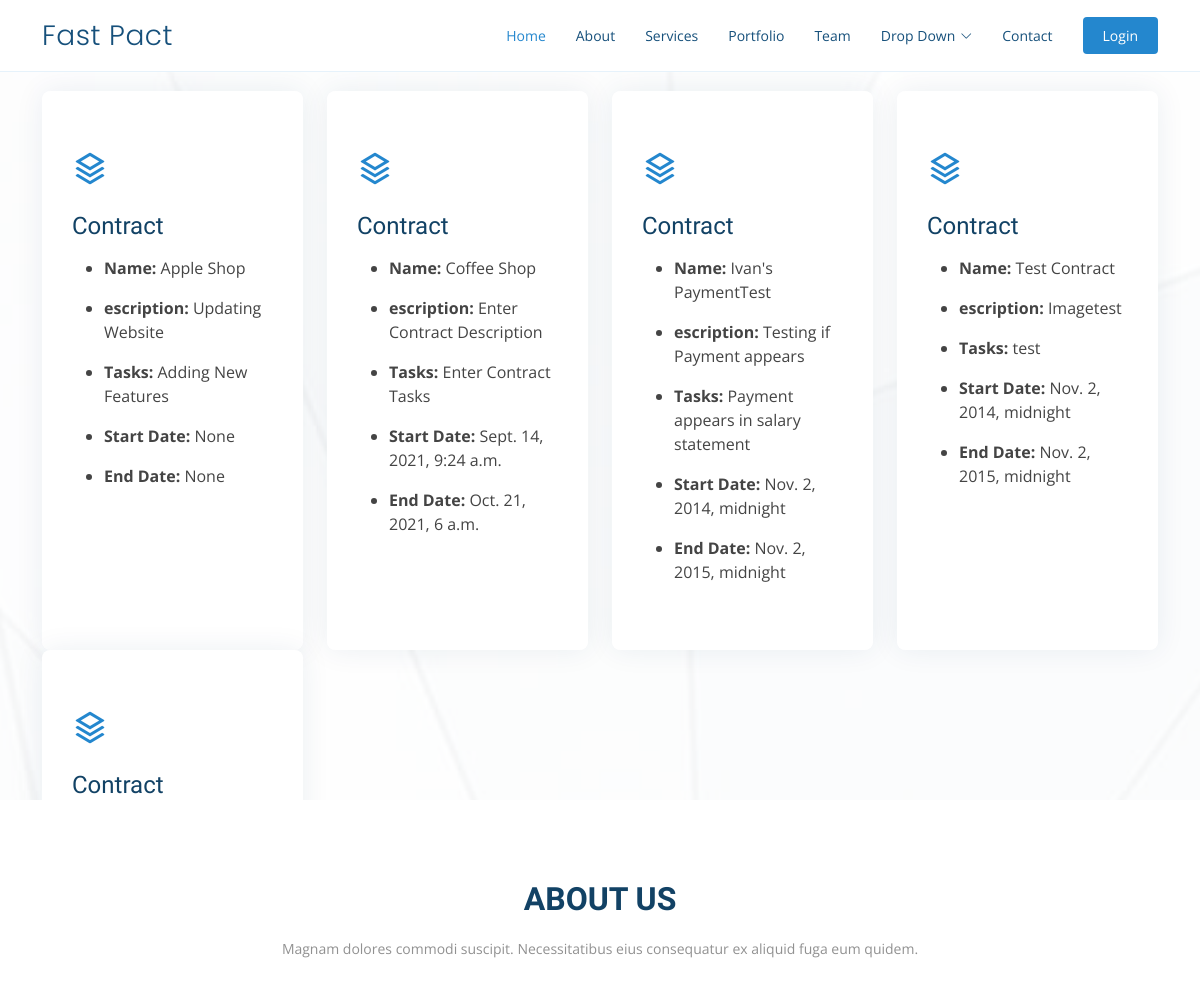
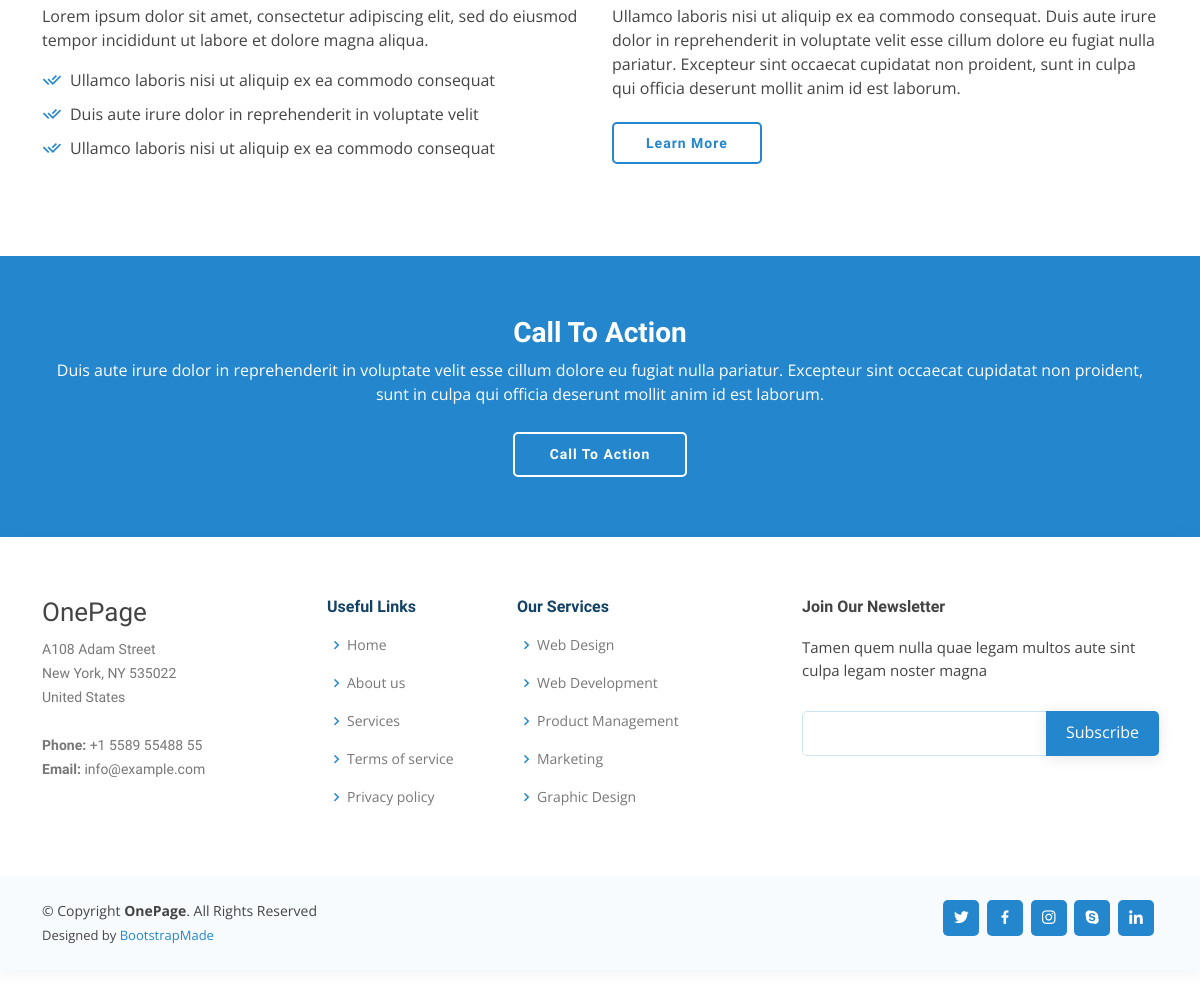
The page /joblists on the database its author committed (2 pictures, top to bottom).
### b2project/models.py (models this page shows, shortened)
class Contract(models.Model):   # Contract Template.
    ContractName = models.CharField (max_length = 100)
    ContractDescription = models.TextField (max_length = 40000)
    ContractTasks = models.TextField (max_length = 40000)
    StartDate = models.DateTimeField('Start Date', max_length=8)
    EndDate = models.DateTimeField ('End Date', max_length=8)

### b2project/views.py (the view)
# urls.py: path('joblists', views.jobLists, name='joblists'),
def jobLists(request):
    all_jobLists = Contract.objects.all()  #Fetch data from Database
    return render(request, 'joblists.html', {'all' : all_jobLists})   #Display it on frontend

### templates/joblists.html (shortened to what this page needs)
{% load static %}
<!DOCTYPE html>
<html lang="en">
<head>
  <link href="{% static 'assets/vendor/aos/aos.css' %}" rel="stylesheet">
  <link href="{% static 'assets/vendor/bootstrap/css/bootstrap.min.css' %}" rel="stylesheet">
  <link href="{% static 'assets/vendor/bootstrap-icons/bootstrap-icons.css' %}" rel="stylesheet">
  <link href="{% static 'assets/vendor/boxicons/css/boxicons.min.css' %}" rel="stylesheet">
  <link href="{% static 'assets/vendor/glightbox/css/glightbox.min.css' %}" rel="stylesheet">
  <link href="{% static 'assets/vendor/remixicon/remixicon.css' %}" rel="stylesheet">
  <link href="{% static 'assets/vendor/swiper/swiper-bundle.min.css' %}" rel="stylesheet">
  <link href="{% static 'assets/css/style.css' %}" rel="stylesheet">
</head>
<body>
  <header id="header" class="fixed-top">
    <div class="container d-flex align-items-center justify-content-between">
      <h1 class="logo"><a href="/"> Fast Pact </a></h1>
      <nav id="navbar" class="navbar">
        <ul>
          <li><a class="nav-link scrollto active" href="#hero">Home</a></li>
          <li><a class="nav-link scrollto" href="#about">About</a></li>
          <li><a class="nav-link scrollto" href="#services">Services</a></li>
          <li><a class="nav-link scrollto o" href="#portfolio">Portfolio</a></li>
          <li><a class="nav-link scrollto" href="#team">Team</a></li>
          <li class="dropdown"><a href="#"><span>Drop Down</span> <i class="bi bi-chevron-down"></i></a>
          </li>
          <li><a class="nav-link scrollto" href="#contact">Contact</a></li>
          {% if user.is_authenticated %}
          <li><a class="getstarted scrollto" href="logout">Logout</a></li>
          {% else %}
          <li><a class="getstarted scrollto" href="login">Login</a></li>
          {% endif %}
        </ul>
      </nav>
    </div>
  </header>
  <section id="hero" class="d-flex align-items-center">
    <div class="container position-relative" data-aos="fade-up" data-aos-delay="100">
      <div class="row icon-boxes">
        {% for jobs in all%}
        <div class="col-md-6 col-lg-3 d-flex align-items-stretch mb-5 mb-lg-0" data-aos="zoom-in" data-aos-delay="200">
          <div class="icon-box">
            <div class="icon"><i class="ri-stack-line"></i></div>
            <h4 class="title"><a href="">
              <h4>Contract</h4> </a></h4>
            <ul>
              <li>
                <p>
                  <strong> Name: </strong> {{ jobs.ContractName }}
                </p>
              </li>
              <li>
                <p>
                  <strong>escription:</strong> {{jobs.ContractDescription}}
                </p>
              </li>
              <li>
                <p>
                  <strong>Tasks: </strong> {{jobs.ContractTasks}}
                </p>
              </li>
              <li>
                <p>
                  <strong> Start Date: </strong>{{jobs.StartDate}}
                </p>
              </li>
              <li>
                <p>
                  <strong>End Date: </strong>{{jobs.EndDate}}
                </p>
              </li>
          </ul>
          </div>
        </div>
        {% endfor %}
      </div>
    </div>
  </section>
  <main id="main">
    <section id="about" class="about">
      <div class="container" data-aos="fade-up">
        <div class="section-title">
          <h2>About Us</h2>
          <p>Magnam dolores commodi suscipit. Necessitatibus eius consequatur ex aliquid fuga eum quidem. </p>
        </div>
        <div class="row content">
          <div class="col-lg-6">
            <p>
              Lorem ipsum dolor sit amet, consectetur adipiscing elit, sed do eiusmod tempor incididunt ut labore et dolore
              magna aliqua.
            </p>
            <ul>
              <li><i class="ri-check-double-line"></i> Ullamco laboris nisi ut aliquip ex ea commodo consequat</li>
              <li><i class="ri-check-double-line"></i> Duis aute irure dolor in reprehenderit in voluptate velit</li>
              <li><i class="ri-check-double-line"></i> Ullamco laboris nisi ut aliquip ex ea commodo consequat</li>
            </ul>
          </div>
          <div class="col-lg-6 pt-4 pt-lg-0">
            <p>
              Ullamco laboris nisi ut aliquip ex ea commodo consequat. Duis aute irure dolor in reprehenderit in voluptate
              velit esse cillum dolore eu fugiat nulla pariatur. Excepteur sint occaecat cupidatat non proident, sunt in
              culpa qui officia deserunt mollit anim id est laborum.
            </p>
            <a href="#" class="btn-learn-more">Learn More</a>
          </div>
        </div>
      </div>
    </section>
    <section id="cta" class="cta">
      <div class="container" data-aos="zoom-in">
        <div class="text-center">
          <h3>Call To Action</h3>
          <p> Duis aute irure dolor in reprehenderit in voluptate velit esse cillum dolore eu fugiat nulla pariatur. Excepteur sint occaecat cupidatat non proident, sunt in culpa qui officia deserunt mollit anim id est laborum.</p>
          <a class="cta-btn" href="#">Call To Action</a>
        </div>
      </div>
    </section>
  </main>
  <footer id="footer">
    <div class="footer-top">
      <div class="container">
        <div class="row">
          <div class="col-lg-3 col-md-6 footer-contact">
            <h3>OnePage</h3>
            <p>
              A108 Adam Street <br>
              New York, NY 535022<br>
              United States <br><br>
              <strong>Phone:</strong> +1 5589 55488 55<br>
              <strong>Email:</strong> info@example.com<br>
            </p>
          </div>
          <div class="col-lg-2 col-md-6 footer-links">
            <h4>Useful Links</h4>
            <ul>
              <li><i class="bx bx-chevron-right"></i> <a href="#">Home</a></li>
              <li><i class="bx bx-chevron-right"></i> <a href="#">About us</a></li>
              <li><i class="bx bx-chevron-right"></i> <a href="#">Services</a></li>
              <li><i class="bx bx-chevron-right"></i> <a href="#">Terms of service</a></li>
              <li><i class="bx bx-chevron-right"></i> <a href="#">Privacy policy</a></li>
            </ul>
          </div>
          <div class="col-lg-3 col-md-6 footer-links">
            <h4>Our Services</h4>
            <ul>
              <li><i class="bx bx-chevron-right"></i> <a href="#">Web Design</a></li>
              <li><i class="bx bx-chevron-right"></i> <a href="#">Web Development</a></li>
              <li><i class="bx bx-chevron-right"></i> <a href="#">Product Management</a></li>
              <li><i class="bx bx-chevron-right"></i> <a href="#">Marketing</a></li>
              <li><i class="bx bx-chevron-right"></i> <a href="#">Graphic Design</a></li>
            </ul>
          </div>
          <div class="col-lg-4 col-md-6 footer-newsletter">
            <h4>Join Our Newsletter</h4>
            <p>Tamen quem nulla quae legam multos aute sint culpa legam noster magna</p>
            <form action="" method="post">
              <input type="email" name="email"><input type="submit" value="Subscribe">
            </form>
          </div>
        </div>
      </div>
    </div>
    <div class="container d-md-flex py-4">
      <div class="me-md-auto text-center text-md-start">
        <div class="copyright">
          &copy; Copyright <strong><span>OnePage</span></strong>. All Rights Reserved
        </div>
        <div class="credits">
          Designed by <a href="https://bootstrapmade.com/">BootstrapMade</a>
        </div>
      </div>
      <div class="social-links text-center text-md-right pt-3 pt-md-0">
        <a href="#" class="twitter"><i class="bx bxl-twitter"></i></a>
        <a href="#" class="facebook"><i class="bx bxl-facebook"></i></a>
        <a href="#" class="instagram"><i class="bx bxl-instagram"></i></a>
        <a href="#" class="google-plus"><i class="bx bxl-skype"></i></a>
        <a href="#" class="linkedin"><i class="bx bxl-linkedin"></i></a>
      </div>
    </div>
  </footer>
</body>
</html>

### rows shown on the page
Contract: ContractName "Apple Shop", ContractDescription "Updating Website", ContractTasks "Adding New Features", StartDate "None", EndDate "None"
Contract: ContractName "Coffee Shop", ContractDescription "Enter Contract Description", ContractTasks "Enter Contract Tasks", StartDate "Sept. 14, 2021, 9:24 a.m.", EndDate "Oct. 21, 2021, 6 a.m."
Contract: ContractName "Ivan's PaymentTest", ContractDescription "Testing if Payment appears", ContractTasks "Payment appears in salary statement", StartDate "Nov. 2, 2014, midnight", EndDate "Nov. 2, 2015, midnight"
Contract: ContractName "Test Contract", ContractDescription "Imagetest", ContractTasks "test", StartDate "Nov. 2, 2014, midnight", EndDate "Nov. 2, 2015, midnight"
